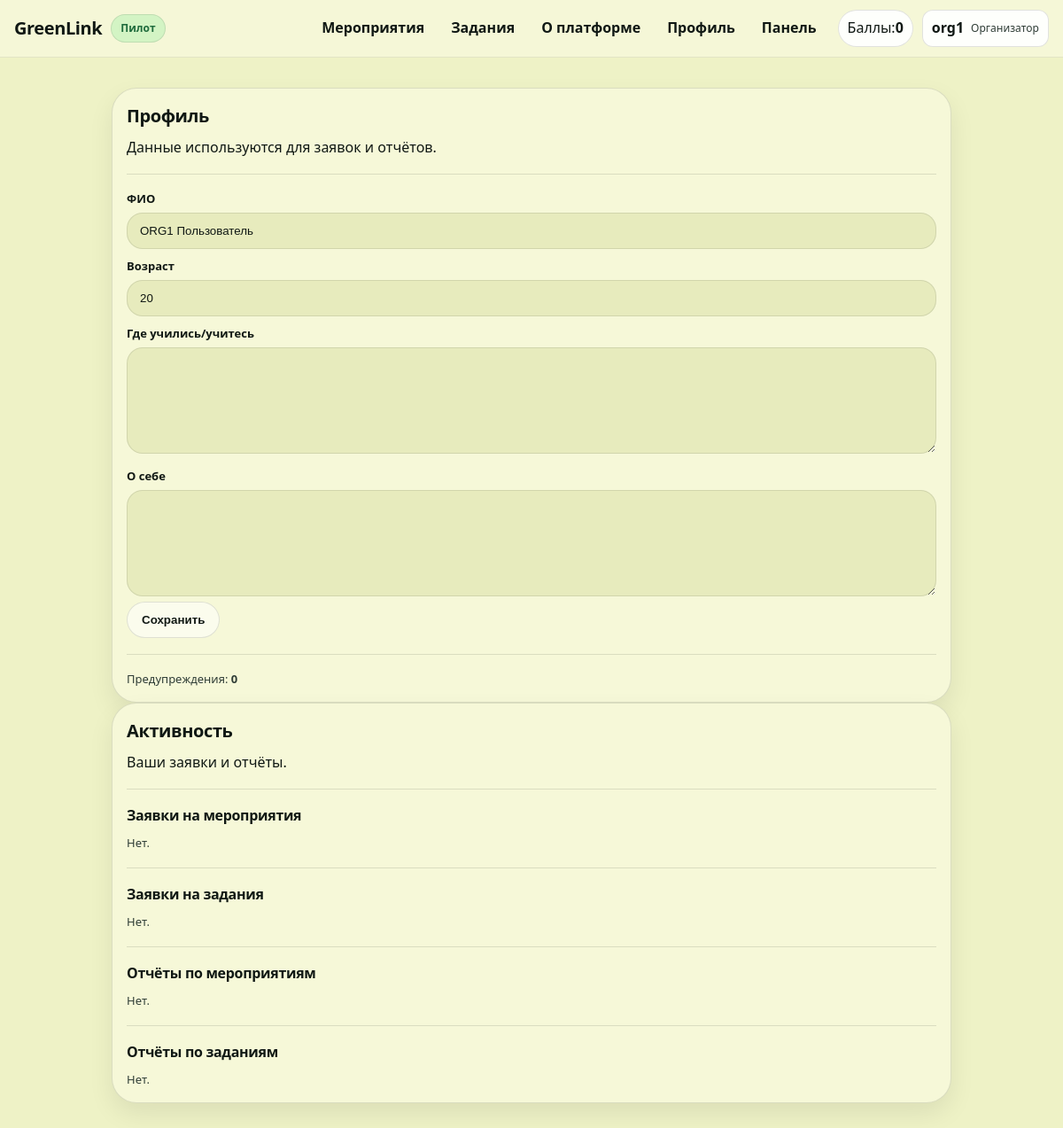
Screenshot of /profile (signed in) with the database file from the repository.
### tables this page shows
CREATE TABLE users (
  id INTEGER PRIMARY KEY AUTOINCREMENT,
  username TEXT NOT NULL UNIQUE,
  password_hash TEXT NOT NULL,
  role TEXT NOT NULL CHECK(role IN ('admin','organizer','volunteer')),
  created_at TEXT NOT NULL,
  is_blocked INTEGER NOT NULL DEFAULT 0,
  warnings_count INTEGER NOT NULL DEFAULT 0,
  last_warning_at TEXT,
  full_name TEXT,
  group_name TEXT,
  faculty TEXT,
  age INTEGER,
  university_id INTEGER,
  points INTEGER NOT NULL DEFAULT 0, education_text TEXT, bio_text TEXT,
  FOREIGN KEY (university_id) REFERENCES universities(id)
);

### app/routes.py (the view, shortened to what this page needs)
@bp.route("/profile", methods=["GET","POST"])
@login_required
def profile():
    db = get_db()
    u = current_user()
    universities = db.execute("SELECT * FROM universities ORDER BY name").fetchall()
    my_event_apps = db.execute(
        "SELECT a.*, e.name as event_name, e.points as event_points, e.id as event_id FROM event_applications a JOIN events e ON e.id=a.event_id WHERE a.user_id=? ORDER BY a.id DESC",
        (u["id"],),
    ).fetchall()
    my_task_apps = db.execute(
        "SELECT a.*, t.name as task_name, t.points as task_points, t.id as task_id FROM task_applications a JOIN tasks t ON t.id=a.task_id WHERE a.user_id=? ORDER BY a.id DESC",
        (u["id"],),
    ).fetchall()
    my_event_reports = db.execute(
        "SELECT r.*, e.name as event_name FROM event_reports r JOIN events e ON e.id=r.event_id WHERE r.user_id=? ORDER BY r.id DESC",
        (u["id"],),
    ).fetchall()
    my_task_reports = db.execute(
        "SELECT r.*, t.name as task_name FROM task_reports r JOIN tasks t ON t.id=r.task_id WHERE r.user_id=? ORDER BY r.id DESC",
        (u["id"],),
    ).fetchall()
    return render_template(
        "profile.html",
        universities=universities,
        my_event_apps=my_event_apps,
        my_task_apps=my_task_apps,
        my_event_reports=my_event_reports,
        my_task_reports=my_task_reports,
    )

### app/auth.py (called while the page is built)
def current_user():
    if "user_id" not in session:
        return None
    if getattr(g, "_current_user", None) is None:
        db = get_db()
        g._current_user = db.execute("SELECT * FROM users WHERE id=?", (session["user_id"],)).fetchone()
    return g._current_user

def login_required(view):
    @wraps(view)
    def wrapped(*args, **kwargs):
        u = current_user()
        if not u:
            return redirect(url_for("main.login", next=request.path))
        if u["is_blocked"]:
            session.clear()
            flash("Ваш аккаунт заблокирован. Обратитесь к администратору.", "error")
            return redirect(url_for("main.login"))
        return view(*args, **kwargs)
    return wrapped

### app/db.py (called while the page is built)
def get_db():
    if "db" not in g:
        db_path = current_app.config["DB_PATH"]
        os.makedirs(os.path.dirname(os.path.abspath(db_path)), exist_ok=True)
        g.db = sqlite3.connect(db_path)
        g.db.row_factory = sqlite3.Row
        g.db.execute("PRAGMA foreign_keys = ON;")
    return g.db

### app/routes.py (called while the page is built)
@bp.context_processor
def inject_user():
    return {"current_user": current_user()}

### app/templates/profile.html (shortened to what this page needs)
{% extends "base.html" %}
{% block content %}
  <div class="grid" style="margin-top:16px;">
    <div class="card">
      <h2>Профиль</h2>
      <div class="meta">Данные используются для заявок и отчётов.</div>
      <div class="hr"></div>
      <form method="post">
        <label>ФИО</label>
        <input name="full_name" value="{{ current_user.full_name or '' }}">
        {% if current_user.role == 'volunteer' %}
        <div class="row" style="margin-top:10px;">
          <div>
            <label>Группа</label>
            <input name="group_name" value="{{ current_user.group_name or '' }}">
          </div>
          <div>
            <label>Факультет</label>
            <input name="faculty" value="{{ current_user.faculty or '' }}">
          </div>
        </div>
        <div class="row" style="margin-top:10px;">
          <div>
            <label>Возраст</label>
            <input name="age" value="{{ current_user.age or '' }}">
          </div>
          <div>
            <label>Учебное заведение</label>
            <select name="university_id">
              <option value="">—</option>
              {% for un in universities %}
                <option value="{{ un.id }}" {% if current_user.university_id == un.id %}selected{% endif %}>{{ un.name }}</option>
              {% endfor %}
            </select>
          </div>
        </div>
        {% else %}
        <div class="row" style="margin-top:10px;">
          <div>
            <label>Возраст</label>
            <input name="age" value="{{ current_user.age or '' }}">
          </div>
        </div>
        <label style="margin-top:10px;">Где учились/учитесь</label>
        <textarea name="education_text" rows="3">{{ current_user.education_text or '' }}</textarea>
        <label style="margin-top:10px;">О себе</label>
        <textarea name="bio_text" rows="4">{{ current_user.bio_text or '' }}</textarea>
        {% endif %}
<div class="form-actions">
          <button class="btn" type="submit">Сохранить</button>
        </div>
      </form>
      <div class="hr"></div>
      <div class="small">Предупреждения: <strong>{{ current_user.warnings_count }}</strong>{% if current_user.is_blocked %} · <strong style="color:var(--danger);">заблокирован</strong>{% endif %}</div>
    </div>
    <div class="card">
      <h2>Активность</h2>
      <div class="meta">Ваши заявки и отчёты.</div>
      <div class="hr"></div>
      <h3>Заявки на мероприятия</h3>
      {% for a in my_event_apps %}
        <div class="small"><strong>{{ a.event_name }}</strong> · статус: {{ a.status }} · баллы: {{ a.event_points }}</div>
      {% else %}
        <div class="small">Нет.</div>
      {% endfor %}
      <div class="hr"></div>
      <h3>Заявки на задания</h3>
      {% for a in my_task_apps %}
        <div class="small"><strong>{{ a.task_name }}</strong> · статус: {{ a.status }} · баллы: {{ a.task_points }}</div>
      {% else %}
        <div class="small">Нет.</div>
      {% endfor %}
      <div class="hr"></div>
      <h3>Отчёты по мероприятиям</h3>
      {% for r in my_event_reports %}
        <div class="small"><strong>{{ r.event_name }}</strong> · статус: {{ r.status }}</div>
      {% else %}
        <div class="small">Нет.</div>
      {% endfor %}
      <div class="hr"></div>
      <h3>Отчёты по заданиям</h3>
      {% for r in my_task_reports %}
        <div class="small"><strong>{{ r.task_name }}</strong> · статус: {{ r.status }}</div>
      {% else %}
        <div class="small">Нет.</div>
      {% endfor %}
    </div>
  </div>
{% endblock %}

### app/templates/base.html (shortened to what this page needs)
<!doctype html>
<html lang="ru">
<head>
  <link rel="stylesheet" href="{{ url_for('static', filename='style.css') }}">
</head>
<body>
  <header class="topbar" id="topbar">
    <div class="container topbar-inner">
      <a class="brand" href="{{ url_for('main.index') }}" aria-label="На главную">
        <span class="brand-name">GreenLink</span>
        <span class="brand-badge">Пилот</span>
      </a>
      <div class="header-panel" id="header-panel">
        <nav class="nav" aria-label="Основная навигация">
          <a class="nav-link" href="{{ url_for('main.events') }}">Мероприятия</a>
          <a class="nav-link" href="{{ url_for('main.tasks') }}">Задания</a>
          <a class="nav-link" href="{{ url_for('main.about') }}">О платформе</a>
          {% if current_user %}
            <a class="nav-link" href="{{ url_for('main.profile') }}">Профиль</a>
            {% if current_user.role in ['admin','organizer'] %}
              <a class="nav-link" href="{{ url_for('main.manage') }}">Панель</a>
            {% endif %}
          {% endif %}
        </nav>
        <div class="top-actions">
          {% if current_user %}
            {% set role_labels = {'admin':'Администратор','organizer':'Организатор','volunteer':'Волонтёр'} %}
            <div class="points">Баллы: <strong>{{ current_user.points }}</strong></div>
            <details class="user">
              <summary class="user-sum">
                <span class="user-name">{{ current_user.username }}</span>
                <span class="user-role">{{ role_labels.get(current_user.role, current_user.role) }}</span>
              </summary>
            </details>
          {% else %}
            <a class="btn ghost" href="{{ url_for('main.login') }}">Войти</a>
            <a class="btn primary" href="{{ url_for('main.register') }}">Регистрация</a>
          {% endif %}
        </div>
      </div>
    </div>
  </header>
  <main class="container page">
    {% block content %}{% endblock %}
  </main>
</body>
</html>

### rows the page displays
users: points "0", username "org1", get "Организатор", full_name "ORG1 Пользователь", age "20", warnings_count "0"
